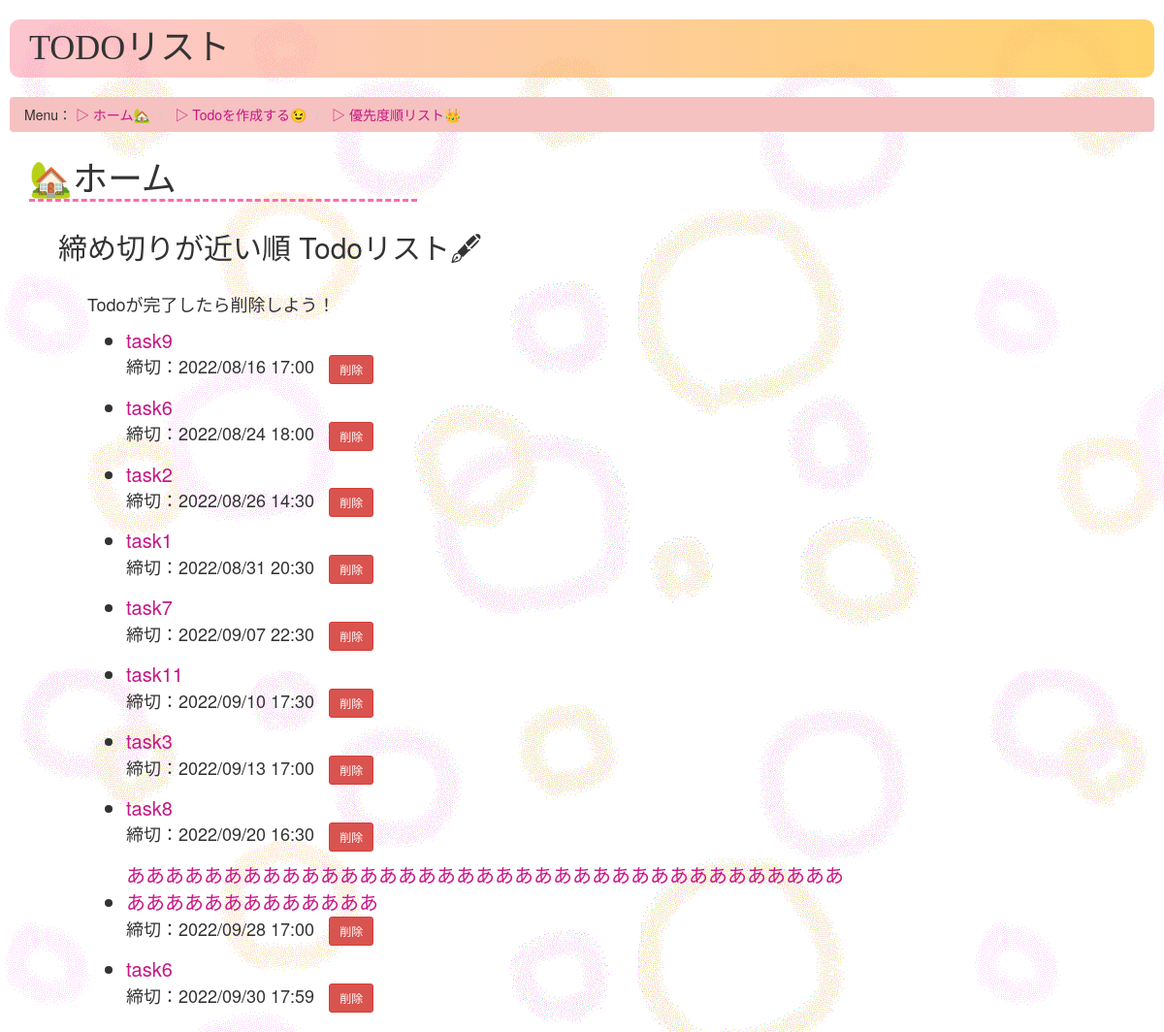
Page /todos/ on the earlier database version.
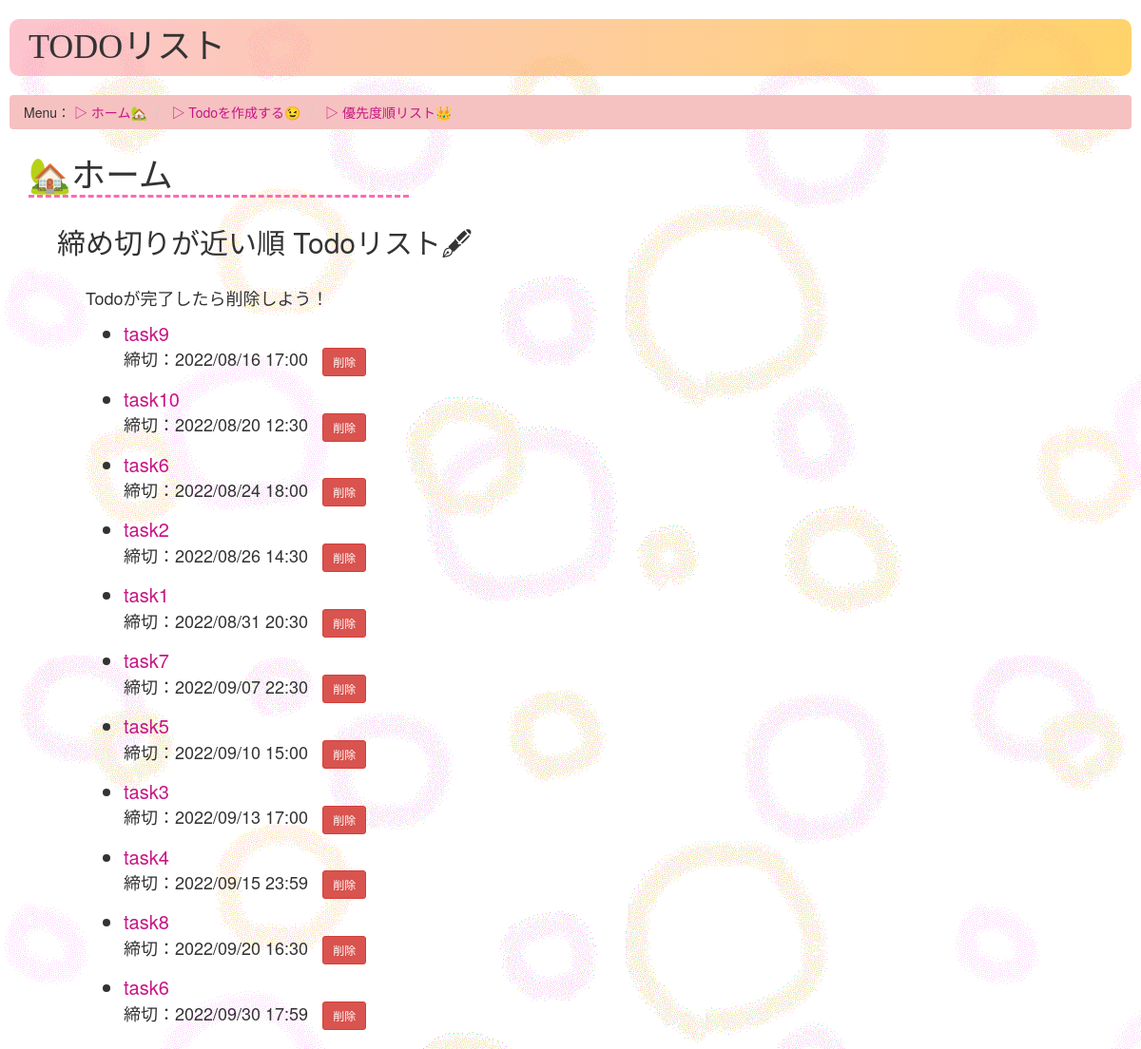
Same page on the later database version.
### todos/models.py (models this page shows, shortened)
class Todo(models.Model):
    name = models.CharField(max_length=50)
    detail = models.CharField(max_length=200)
    deadline = models.DateTimeField('締め切り')
    priolity = models.IntegerField(choices = PRIOLITY_COICES, default = 3)

### todos/views.py (the view)
# urls.py: path('', views.IndexView.as_view(), name='index'),
class IndexView(generic.ListView):
    template_name = 'todos/index.html'
    context_object_name = 'nearest_todo_list'
    def get_queryset(self):
        return Todo.objects.order_by('deadline')

### todos/templates/todos/index.html (shortened to what this page needs)
<!DOCTYPE html>
<html lang="ja">
<head>
    {% load static %}
    <link rel="stylesheet" href="https://maxcdn.bootstrapcdn.com/bootstrap/3.3.7/css/bootstrap.min.css">
    <link rel="stylesheet" type="text/css" href="{% static 'todos/style.css' %}">
</head>
<body>
    <h1 class="title">TODOリスト</h1>
    <ul class="breadcrumb">
        Menu：
        <li><a href="{% url 'todos:index'%}">▷ ホーム🏡</a></li>
        <li><a href="{% url 'todos:create'%}"> ▷ Todoを作成する😉</a></li>
        <li><a href="{% url 'todos:priolity'%}"> ▷ 優先度順リスト👑</a></li>
    </ul>
    <div class="margin_base">
        <h1 class="menu">🏡ホーム</h1>
        <div class="margin_base">
            <h2>締め切りが近い順 Todoリスト🖋</h2>
            <div class="margin_base">
                <p class="sentence">Todoが完了したら削除しよう！</p>
                {% if nearest_todo_list %}
                <ul>
                    {% for todo in nearest_todo_list %}
                    <li class="nearest"><a href="{% url 'todos:detail' todo.id %}" data-toggle="tooltip"
                            data-placement="bottom" title="Todoの内容・詳細へ" style="display: inline-block;">
                            {{ todo.name }}
                        </a></li>
                    <form action="{% url 'todos:delete_alert' todo.id %}" method="post">
                        <p class="sentence">締切：{{ todo.deadline | date:'Y/m/d H:i' }} &nbsp;
                            <input type="submit" class="btn btn-danger btn-sm" value="削除" data-placement="bottom"
                                title="Todoを削除する">
                        </p>
                    </form>
                    {% endfor %}
                </ul>
                {% else %}
                <p class="attention"> 作成されたTodoがありません。<br>新しいTodoを作成しましょう！ </p>
                {% endif %}
            </div>
        </div>
    </div>
</body>
</html>

Differences in the rows shown:
removed Todo: name "task11", deadline "2022/09/10 17:30"
removed Todo: name "ああああああああああああああああああああああああああああああああああああああああああああああああああ", deadline "2022/09/28 17:00"
added Todo: name "task10", deadline "2022/08/20 12:30"
added Todo: name "task5", deadline "2022/09/10 15:00"
added Todo: name "task4", deadline "2022/09/15 23:59"
